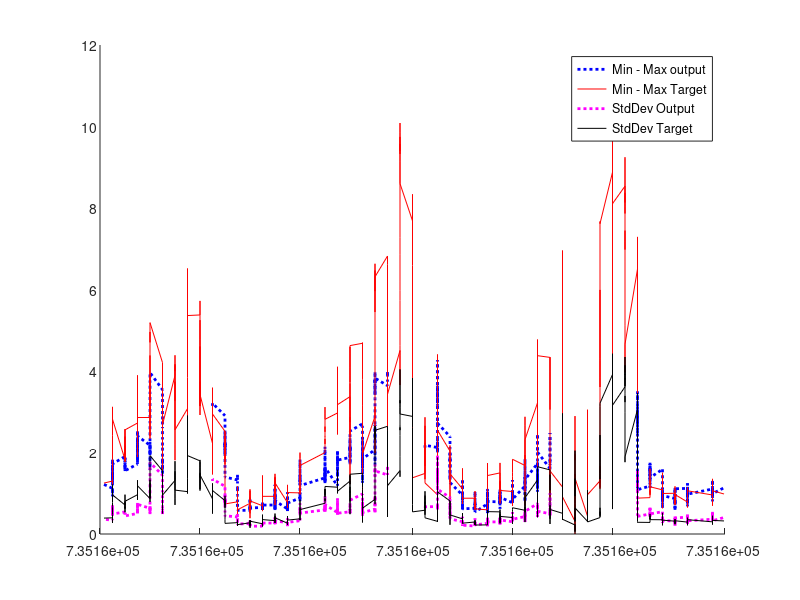

MATLAB code to generate this figure: (Note: this script raises an error after producing the figure.)
%% Dugway_PostProc.m
% Nipun Gunawardena
% Post process Dugway ANN output

clear all, close all, clc


%% Load Data
load('DugwayANNOut.mat');


%% Plot
figure()
hold on
plot(datesTest, mmOut, 'b:', 'LineWidth', 2);
plot(datesTest, mmTarg, 'r-');
plot(datesTest, stdOut, 'm:', 'LineWidth', 2);
plot(datesTest, stdTarg, 'k-');
legend('Min - Max output','Min - Max Target','StdDev Output','StdDev Target');
dynamicDateTicks(); 
xlabel('Date');
ylabel('Relative Humidity (%)');

figure()
